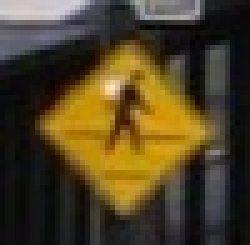
#> input picture warnClassification/1194595.jpg, 50 x 49 px (shown 5 times larger); its folder holds only this picture in this run
$ python kmeansclassification.py   (older library calls are emulated)
#> lines starting #> are read from the running program, lines starting #| are printed output that depends on the picture; after the words box and inside, x2 and y2 are one past the last pixel; in counts of white or black regions, pixels touching at a corner belong together
import cv2
import os
import numpy as np
from random import randint

"""
    This script was used to narrow down the classification script.  Basically we ran this over the directories
    that were already classified to get a more zoomed in image.

    Source referenced: K-means
        http://docs.opencv.org/3.0-beta/doc/py_tutorials/py_ml/py_kmeans/py_kmeans_opencv/py_kmeans_opencv.html
"""
home_path = os.getcwd()
images_path = os.path.join(home_path, 'warnClassification')

images = []
signs = []
for i in os.listdir(images_path):
    image = cv2.imread(os.path.join(images_path, i))
#> image is the input picture: shape (49, 50, 3); mean B, G, R 37.1, 66, 78.9
    if image is not None:
        images.append(image)

for im in images:
    copy = im.copy()
    #reshape to all pixels by 3
    Z = copy.reshape((-1,3))

    #convert to np.float32
    Z = np.float32(Z)

    #define criteria, number of clusters(K) and apply kmeans()
    criteria = (cv2.TERM_CRITERIA_EPS + cv2.TERM_CRITERIA_MAX_ITER, 10, 1.0)
    K = 5

    ret, label, center = cv2.kmeans(Z, K, None, criteria, 10, cv2.KMEANS_RANDOM_CENTERS)

    #Now convert back into uint8, and make original image
    center = np.uint8(center)
    res = center[label.flatten()]
    res2 = res.reshape((copy.shape))
    hsv = cv2.cvtColor(copy, cv2.COLOR_BGR2HSV)
    # cv2.imshow("res2", res2)
    # cv2.waitKey(0)

    yellow_boundary = [([20, 90, 90], [30, 255, 255])]
    # [10 lines of commented-out code are left out]

    for (lower, upper) in yellow_boundary:
        lower = np.array(lower, dtype = "uint8")
        upper = np.array(upper, dtype = "uint8")
        mask = cv2.inRange(hsv, lower, upper)
        output = cv2.bitwise_and(res2, res2, mask = mask)
        blur = cv2.blur(output, (5,5), 0)
        imgray = cv2.cvtColor(blur, cv2.COLOR_BGR2GRAY)
        ret, thresh = cv2.threshold(imgray, 0, 255, cv2.THRESH_OTSU)

        _, contours, hierarchy = cv2.findContours(thresh, cv2.RETR_EXTERNAL, cv2.CHAIN_APPROX_SIMPLE)
        # [8 lines of commented-out code are left out]

        for i, cnt in enumerate(contours):
            area = cv2.contourArea(cnt)
            if int(area) > 0: #and hierarchy[0,i,3] == -1 <-- possible and condition
                epsilon = 0.0000000000000000000000001 * cv2.arcLength(cnt, True)
                approx = cv2.approxPolyDP(cnt, epsilon, True)
                #print (approx)
                cv2.drawContours(res2, [approx], -1, (255, 0, 0), 2)

            if area > 150:
                x, y, w, h = cv2.boundingRect(cnt)
                cv2.rectangle(copy, (x, y), (x + w, y + h), (0, 255, 0), 2)
                signs.append(im[y:(y+h), x:(x+w)])
                cv2.imshow("copy", copy)
                cv2.imshow("thresh", thresh)
                cv2.imshow("res2", res2)
                cv2.waitKey(0)
                cv2.destroyAllWindows()
#> this loop made 1 pass
#> (criteria, K, yellow_boundary) on pass 1: ((3, 10, 1), 5, [([20, 90, 90], [30, 255, 255])])
#> pass 1, `res2 = res.reshape((copy.shape))`:
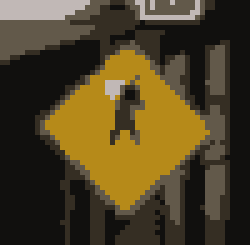
#> res2: shape (49, 50, 3) (shown 5 times larger); mean B, G, R 36.6, 65.6, 78.4
#> pass 1, `cv2.imshow("copy", copy)`:
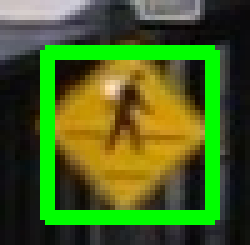
#> window 'copy': shape (49, 50, 3) (shown 5 times larger); mean B, G, R 31.5, 99.2, 70.1
#> pass 1, `cv2.imshow("thresh", thresh)`:
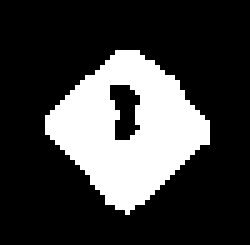
#> window 'thresh': shape (49, 50) (shown 5 times larger); 24.5% white; 1 white region, box (x1, y1, x2, y2) and area: (9, 10, 42, 43) 601
#> after the loop:
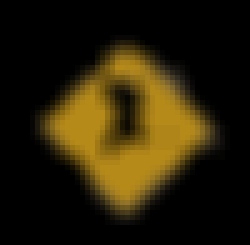
#> blur: shape (49, 50, 3) (shown 5 times larger); mean B, G, R 7.7, 31.1, 40.3
#> after the loop:
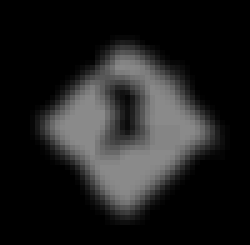
#> imgray: shape (49, 50) (shown 5 times larger); min 0, max 138, mean 31.1
#> after the loop:
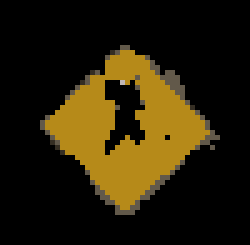
#> output: shape (49, 50, 3) (shown 5 times larger); mean B, G, R 7.7, 31.1, 40.3
#> after the loop:
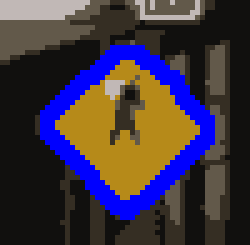
#> res2: shape (49, 50, 3) (shown 5 times larger); 13.39% of pixels changed, all inside (x1, y1, x2, y2) = (8, 9, 43, 44)
#> after the loop, signs = 1 item
                # [16 lines of commented-out code are left out]
